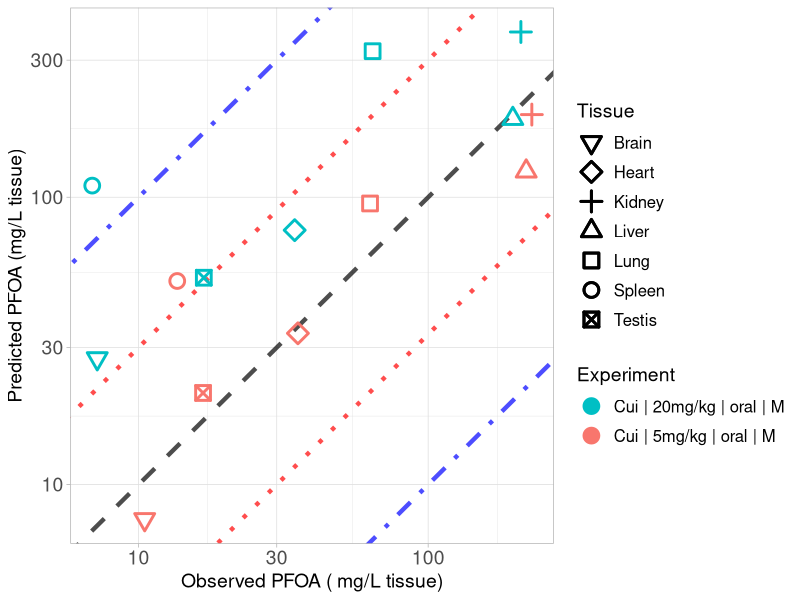

The R source for this figure:
library(ggplot2)

#setwd("C:/Users/ptsir/Documents/GitHub/PFAS_PBK_models/PFOA inhalation Rat/Validation/Validation_results")
setwd("C:/Users/dpjio/Documents/GitHub/PFAS_PBK_models/PFOA inhalation Rat/Validation/Validation_koff_12_lung_same_RAF_bile")

# Load Results 
Cui_results <- read.csv("Cui_2008_results.csv", header = T)
Cui_low <- Cui_results[Cui_results$Dose == 5, ]
Cui_low$Experiment <- "Cui | 5mg/kg | oral | M"
Cui_high <- Cui_results[Cui_results$Dose == 20, ]
Cui_high$Experiment <- "Cui | 20mg/kg | oral | M"
# 
Tissue_markers <-  c(0:10,14)
names(Tissue_markers) <- c( "Lung",   "Spleen",  "Liver",   "Kidney", "Plasma", "Heart",
                            "Brain","Testis", "Stomach", "Intestines", "Carcass")

Experiment <- scales::hue_pal()(2)

names(Experiment) <- unique(c(Cui_low$Experiment, Cui_high$Experiment))



scatter_plot <- ggplot()+
  geom_abline(intercept = log10(1), slope = 1, linetype = "dashed", color = "black", linewidth = 1.5, alpha = 0.7) +  # Identity line in log10 scale
  geom_abline(intercept = log10(3), slope = 1, linetype = "dotted", color = "red", linewidth = 1.5, alpha = 0.7) +  # +3-fold error line
  geom_abline(intercept = log10(1/3), slope = 1, linetype = "dotted", color = "red", linewidth = 1.5, alpha = 0.7) +  # -3-fold error line
  geom_abline(intercept = log10(10), slope = 1, linetype = "dotdash", color = "blue", linewidth = 1.5, alpha = 0.7) +  # +10-fold error line
  geom_abline(intercept = log10(1/10), slope = 1, linetype = "dotdash", color = "blue", linewidth = 1.5, alpha = 0.7) +  # -10-fold error line
  geom_point(data = Cui_low, aes(x=Observed, y=Predicted, color = Experiment, shape = Tissue), size=4, stroke = 1.5)+
  geom_point(data = Cui_high, aes(x=Observed, y=Predicted, color = Experiment, shape = Tissue), size=4, stroke = 1.5)+
  scale_y_log10()+
  scale_x_log10()+
  scale_color_manual(values = Experiment)+
  theme(legend.spacing.y = unit(1, 'cm')) +
  guides(fill = guide_legend(byrow = TRUE))+
  scale_shape_manual(values = Tissue_markers)+
  theme_light()+
  labs(y = "Predicted PFOA (mg/L tissue)",
       x = "Observed PFOA ( mg/L tissue)")+
  theme(plot.title = element_text(hjust = 0.5),
        legend.key.size = unit(0.75, 'cm'),  
        legend.title = element_text(size=14),
        legend.text = element_text(size=12,  hjust = 0),
        axis.text = element_text(size = 14),
        axis.title = element_text(size = 14),
        )

#print(scatter_plot)

ggsave("validation_plot_PFOA_tissues.png", scatter_plot, width = 11, height = 7, units = "in", dpi = 300)
